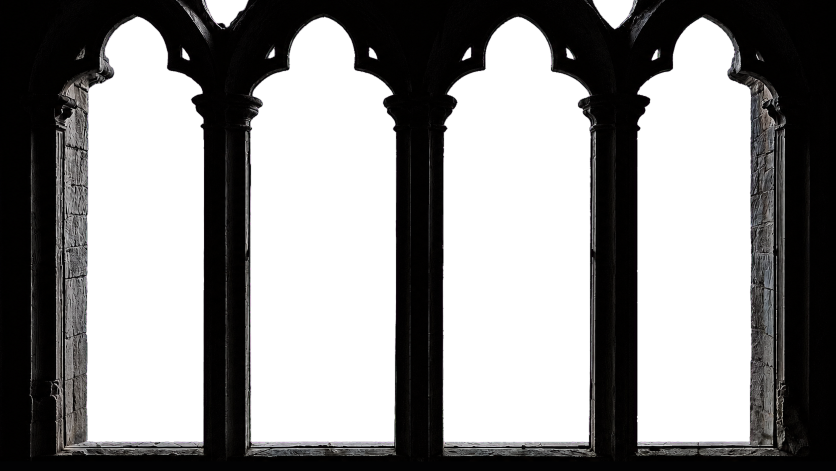
#> input picture Views/Medieval Storm Window/Assets/Photoreal Window/framic_arcade_v3_fitted.png, 1672 x 941 px (shown at 1/2 size)
$ python build_projected_window_v9.py
#> lines starting #> are read from the running program, lines starting #| are printed output that depends on the picture; after the words box and inside, x2 and y2 are one past the last pixel; in counts of white or black regions, pixels touching at a corner belong together
### tools/build_projected_window_v6.py
"""Build V6 with rigid analytic, photo-projected Gothic pillar forms.

V5 remains untouched. V6 keeps the calibrated photograph and side masonry,
but replaces the shallow five-support relief with three deliberately modelled
rounded central pillars. Every displaced vertex remains on its original
center-eye ray, so the source photograph is unchanged in the reference pose.
"""

from __future__ import annotations

import numpy as np

import build_projected_window_v5 as base


base.TEXTURE = base.ASSET_DIR / "framic_arcade_v6_projected_2x.png"
base.OUTPUT = base.ASSET_DIR / "framic_arcade_projected_v6.glb"
# Keep the useful side-wall depth while preventing the opening contours from
# extending far behind the explicit rounded pillar faces.
base.REVEAL_DEPTH = 0.014

PILLAR_CENTERS = (0.272, 0.502, 0.734)


def measured_pillar_edges() -> list[tuple[np.ndarray, np.ndarray, np.ndarray]]:
    """Measure the three support silhouettes between adjacent apertures."""
    source = base.clean_alpha(base.Image.open(base.SOURCE).convert("RGBA"))
#> in clean_alpha, rgba is the input picture: shape (941, 1672, 4); mean R, G, B, A 10.4, 9.8, 9.8, 123.8
#> in clean_alpha, `transparent = (rgba[:, :, 3] < ALPHA_THRESHOLD).astype(np.uint8)`:
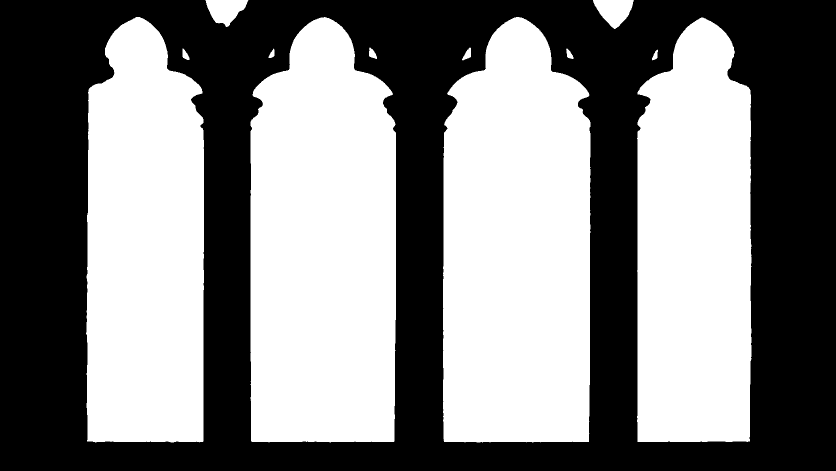
#> transparent: shape (941, 1672) (shown at 1/2 size); values 0 (black) and 1 (white), 51.4% white; 1 black region, box (x1, y1, x2, y2) and area: (0, 0, 1672, 941) 764192
#> in clean_alpha, `count, labels, stats, _ = cv2.connectedComponentsWithStats(transparent..`:
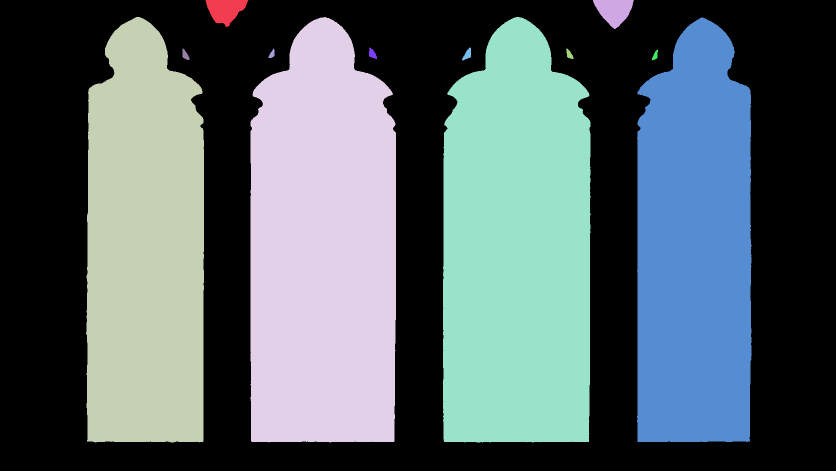
#> labels: shape (941, 1672) int32 (shown at 1/2 size); 13 distinct labels, from 0 to 12; one colour per label, 0 black
#> in clean_alpha, `count, labels, stats, _ = cv2.connectedComponentsWithStats(transparent..`: count = 13; stats = 13 rows, first 6: [0, 0, 1672, 941, 764192], [411, 0, 86, 54, 2895], [1186, 0, 82, 58, 2979], [172, 34, 236, 851, 180014], [501, 34, 291, 851, 222317], [886, 34, 295, 851, 224625]
#> after the loop in clean_alpha, `for label in range(1, count):`:
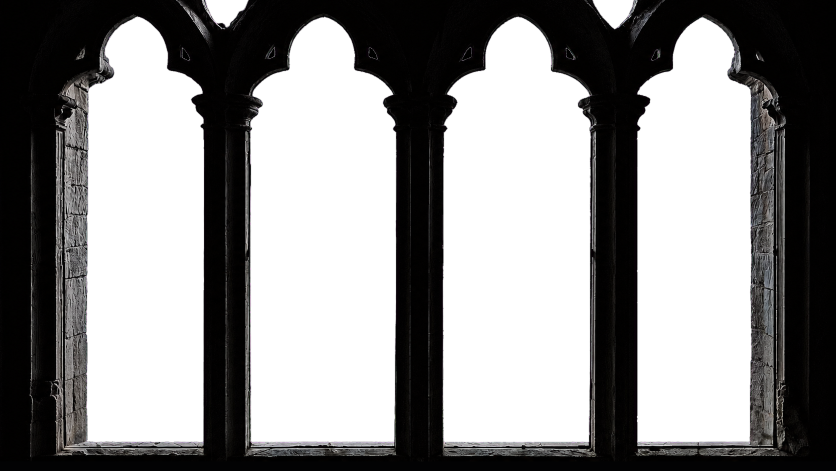
#> rgba: shape (941, 1672, 4) (shown at 1/2 size); 0.07% of pixels changed, all inside (x1, y1, x2, y2) = (365, 95, 1316, 121); transparent parts drawn white
    alpha = np.asarray(source, dtype=np.uint8)[:, :, 3]
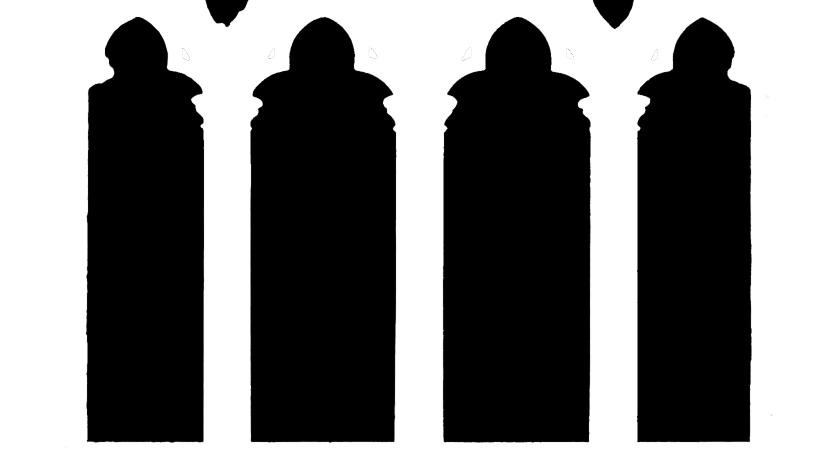
#> alpha: shape (941, 1672) (shown at 1/2 size); min 0, max 255, mean 123.9
    count, labels, stats, _ = base.cv2.connectedComponentsWithStats(
        (alpha < base.ALPHA_THRESHOLD).astype(np.uint8), 8
    )
#> labels: shape (941, 1672) int32; 7 distinct labels, from 0 to 6
#> count = 7; stats = [[0, 0, 1672, 941, 765304], [411, 0, 86, 54, 2895], [1186, 0, 82, 58, 2979], [172, 34, 236, 851, 180014], [501, 34, 291, 851, 222317], [886, 34, 295, 851, 224625], [1274, 35, 229, 849, 175218]]
    aperture_labels = [
        label
        for label in range(1, count)
        if int(stats[label, base.cv2.CC_STAT_AREA]) >= 100_000
    ]
#> aperture_labels = [3, 4, 5, 6]
    aperture_labels.sort(key=lambda label: int(stats[label, base.cv2.CC_STAT_LEFT]))
    if len(aperture_labels) != 4:
        raise RuntimeError(f"Expected four measured apertures, found {len(aperture_labels)}")

    rows = np.arange(source.height, dtype=np.float64) / (source.height - 1)
#> rows = 941 values from 0 to 1
    result: list[tuple[np.ndarray, np.ndarray, np.ndarray]] = []
    for left_label, right_label in zip(aperture_labels[:-1], aperture_labels[1:]):
        left_edge = np.full(source.height, np.nan, dtype=np.float64)
        right_edge = np.full(source.height, np.nan, dtype=np.float64)
        for y in range(source.height):
            left_pixels = np.flatnonzero(labels[y] == left_label)
            right_pixels = np.flatnonzero(labels[y] == right_label)
            if len(left_pixels) and len(right_pixels):
                left_edge[y] = (left_pixels.max() + 0.5) / (source.width - 1)
                right_edge[y] = (right_pixels.min() - 0.5) / (source.width - 1)
        valid = np.isfinite(left_edge) & np.isfinite(right_edge)
        valid &= (right_edge - left_edge) > 0.008
        valid &= (right_edge - left_edge) < 0.15
        if valid.sum() < 100:
            raise RuntimeError("Could not measure a continuous pillar silhouette")
        # Interpolation is only used inside the measured vertical support span;
        # the validity mask below prevents extrapolated geometry above it.
        left_filled = np.interp(rows, rows[valid], left_edge[valid])
        right_filled = np.interp(rows, rows[valid], right_edge[valid])
        vertical_valid = (rows >= rows[valid].min()) & (rows <= rows[valid].max())
        result.append((left_filled, right_filled, vertical_valid))
#> this loop made 3 passes
#> after the loop, result = 3 items
    return result


PILLAR_EDGES = measured_pillar_edges()
#> PILLAR_EDGES = 3 items


# [291 lines left out: functions rigid_pillar_depth, simple_return_mesh, build_pillar_closure, rectangle_mesh, perimeter_skirts, pillar_aware_reveal and 1 more, not called in this run]


# [2 lines that do not run on import are left out]

### tools/build_projected_window_v5.py
"""Build a clean, photo-projected Gothic window for head-tracked parallax.

The reference photograph remains authoritative from the calibrated center eye.
Only deliberately simple architectural forms provide depth: five analytic
rounded piers, a shallow facade, a stepped sill, and four connected aperture
returns. No depth map or runtime depth multiplier is used.
"""

from __future__ import annotations

from pathlib import Path
import struct

import cv2
import numpy as np
from PIL import Image, ImageFilter
import trimesh
from trimesh.visual.material import PBRMaterial
from trimesh.visual.texture import TextureVisuals


ROOT = Path(__file__).resolve().parents[1]
ASSET_DIR = ROOT / "Views/Medieval Storm Window/Assets/Photoreal Window"
SOURCE = ASSET_DIR / "framic_arcade_v3_fitted.png"
TEXTURE = ASSET_DIR / "framic_arcade_v5_projected_2x.png"
OUTPUT = ASSET_DIR / "framic_arcade_projected_v5.glb"

# Keep the photographic plate registered to the physical display plane. The
# original dimensions retain a modest crop beyond the 586.7 x 330.0 mm screen;
# do not compensate for a misplaced plate by enlarging the architecture.
PLATE_WIDTH = 0.65
PLATE_HEIGHT = 0.365625
# Plate and ViewBounds are both 16:9. At this exact eye distance the original
# 650 x 365.625 mm plate projects to the complete 586.692 x 330.014 mm display,
# preserving the full photographed sill without exposing an outer margin.
CALIBRATED_CAMERA_DISTANCE = 0.236935329100198
GRID_STEP = 4
SILL_REAR_V = 0.925
SILL_FRONT_V = 0.952
SILL_FRONT_DEPTH = 0.011
REVEAL_DEPTH = 0.022
ALPHA_THRESHOLD = 96


def smoothstep(edge0: float, edge1: float, value: np.ndarray) -> np.ndarray:
    t = np.clip((value - edge0) / max(edge1 - edge0, 1e-9), 0.0, 1.0)
    return t * t * (3.0 - 2.0 * t)


def clean_alpha(source: Image.Image) -> Image.Image:
    """Fill only keying pinholes; preserve the four apertures and roof gaps."""
    rgba = np.asarray(source, dtype=np.uint8).copy()
    transparent = (rgba[:, :, 3] < ALPHA_THRESHOLD).astype(np.uint8)
    count, labels, stats, _ = cv2.connectedComponentsWithStats(transparent, 8)
    for label in range(1, count):
        if int(stats[label, cv2.CC_STAT_AREA]) < 1000:
            rgba[labels == label, 3] = 255
    return Image.fromarray(rgba, "RGBA")


# [233 lines left out: functions clean_architectural_depth, source_ray_point, add_tangents, placeholder_material, build_front, opening_contours and 3 more, not called in this run]


# [2 lines that do not run on import are left out]

### tools/build_projected_window_v9.py
"""Build V9: a closed, image-registered Gothic arcade around V8 pillars.

V8 corrected the three freestanding supports, but the surrounding photograph
was still almost entirely a card.  V9 keeps those rigid world-space supports
and turns the rest of the photographed architecture into four deliberate
depth systems:

* an image-derived raised moulding around every opening;
* deep returns for the four apertures, roof gaps and small tracery holes;
* a stepped, closed stone sill rather than two disconnected strips; and
* a recessed masonry back plus closed outer jamb/top/bottom returns.

All photographed faces remain registered to the calibrated source camera.
Newly exposed return and closure faces use neutral stone materials at runtime.
"""

from __future__ import annotations

from dataclasses import dataclass

import cv2
import numpy as np

import build_projected_window_v8 as v8


v7 = v8.v7
v6 = v7.v6
base = v8.base

base.TEXTURE = base.ASSET_DIR / "framic_arcade_v9_projected_2x.png"
base.OUTPUT = base.ASSET_DIR / "framic_arcade_projected_v9.glb"

GRID_STEP = 3
WALL_BACK_Z = -0.024
MAIN_REVEAL_DEPTH = 0.024
ROOF_REVEAL_DEPTH = 0.017
TRACERY_REVEAL_DEPTH = 0.009

# These source rows follow the visible sill rather than inventing an oversized
# box.  Positive Z points toward the viewer/source camera.
SILL_PROFILE_V = np.asarray((0.925, 0.940, 0.952, 0.978, 1.0), dtype=np.float64)
SILL_PROFILE_Z = np.asarray((0.0004, 0.0045, 0.0115, 0.0115, 0.0055), dtype=np.float64)
SILL_BACK_Z = -0.014


@dataclass(frozen=True)
class Opening:
    contour: np.ndarray
    area: int
    kind: str


def clean_source() -> base.Image.Image:
    """Remove only genuine keying pinholes and retain authored tracery gaps."""
    source = base.Image.open(base.SOURCE).convert("RGBA")
    rgba = np.asarray(source, dtype=np.uint8).copy()
    transparent = (rgba[:, :, 3] < base.ALPHA_THRESHOLD).astype(np.uint8)
    count, labels, stats, _ = cv2.connectedComponentsWithStats(transparent, 8)
#> count = 13; stats = 13 rows, first 6: [0, 0, 1672, 941, 764192], [411, 0, 86, 54, 2895], [1186, 0, 82, 58, 2979], [172, 34, 236, 851, 180014], [501, 34, 291, 851, 222317], [886, 34, 295, 851, 224625]
    for label in range(1, count):
        if int(stats[label, cv2.CC_STAT_AREA]) < 100:
            rgba[labels == label, 3] = 255
    return base.Image.fromarray(rgba, "RGBA")


# [41 lines left out: functions openings, sample_field, not called in this run]


def facade_depth_field(source: base.Image.Image) -> np.ndarray:
    """Create clean raised stone bands from the alpha-authored silhouettes."""
    alpha = np.asarray(source, dtype=np.uint8)[:, :, 3]
    opaque = (alpha >= base.ALPHA_THRESHOLD).astype(np.uint8)
    distance = cv2.distanceTransform(opaque, cv2.DIST_L2, 5)
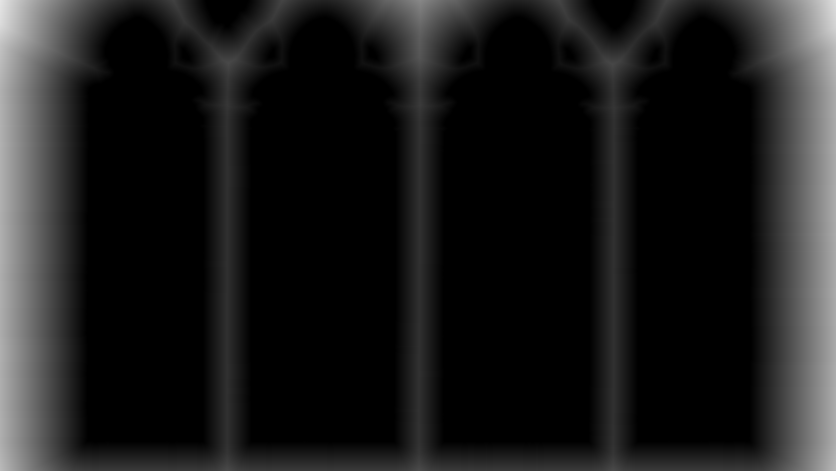
#> distance: shape (941, 1672) float32 (shown at 1/2 size); min 0, max 228.9, mean 27.4

    # A broad half-round band gives the arch and roof-V borders actual relief
    # without converting texture noise into unstable geometry.
    band = np.exp(-0.5 * np.square((distance - 7.0) / 5.0))
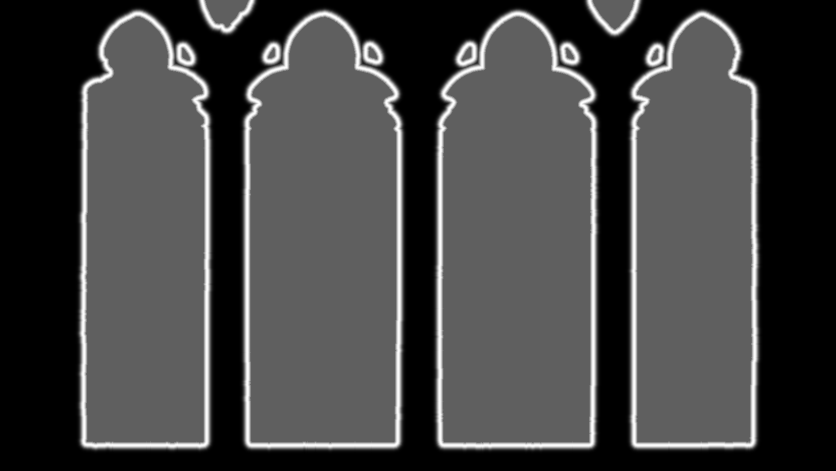
#> band: shape (941, 1672) float32 (shown at 1/2 size); min 0, max 1, mean 0.263
    band *= np.clip(distance / 2.0, 0.0, 1.0)
    yy = np.linspace(0.0, 1.0, alpha.shape[0], dtype=np.float64)[:, None]
#> yy = 941 values from 0 to 1
    amplitude = np.where(yy < 0.34, 0.0065, 0.0032)
    depth = 0.0004 + band * amplitude
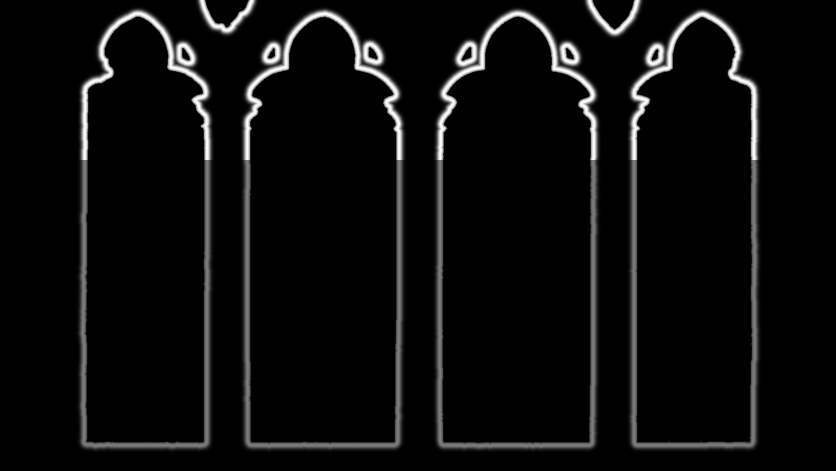
#> depth: shape (941, 1672) float64 (shown at 1/2 size); min 0.0004, max 0.0069, mean 0.000715; drawn with min black and max white

    # Keep broad masonry faces calm and planar.  The source normal map supplies
    # fine stone response later; this mesh represents architecture, not noise.
    depth[opaque == 0] = 0.0004
    return depth


# [218 lines left out: functions facade_axes, facade_cell_faces, build_facade_front, build_facade_back, contour_front_uv, build_opening_return and 4 more, not called in this run]


def add_geometry(scene: base.trimesh.Scene, geometry: base.trimesh.Trimesh) -> None:
    name = str(geometry.metadata["name"])
    scene.add_geometry(geometry, node_name=name, geom_name=name)


def build() -> None:
    source = clean_source()
    texture = source.resize(
        (source.width * 2, source.height * 2), base.Image.Resampling.LANCZOS
    )
    texture = texture.filter(base.ImageFilter.UnsharpMask(radius=0.55, percent=22, threshold=3))
    texture.save(base.TEXTURE, optimize=True)

    depth_field = facade_depth_field(source)
    scene = base.trimesh.Scene()
    add_geometry(scene, build_facade_front(source, depth_field))
    add_geometry(scene, build_sill_front(source))
    add_geometry(scene, build_facade_back(source))

    authored_openings = openings(source)
    for index, opening in enumerate(authored_openings, 1):
        add_geometry(scene, build_opening_return(source, opening, index, depth_field))

    for geometry in build_outer_returns(source, depth_field):
        add_geometry(scene, geometry)
    for geometry in build_sill_solid(source):
        add_geometry(scene, geometry)

    # V8 supports remain byte-for-byte generated by their camera-corrected,
    # fixed-axis implementation.
    for pillar_index in range(3):
        for geometry in (
            v8.vertical_pillar_surface(pillar_index, True),
            v8.vertical_pillar_surface(pillar_index, False),
            v8.horizontal_pillar_cap(pillar_index, True),
            v8.horizontal_pillar_cap(pillar_index, False),
        ):
            add_geometry(scene, geometry)

    for geometry in v6.perimeter_skirts():
        add_geometry(scene, geometry)

    base.OUTPUT.write_bytes(base.promote_tangent_semantic(scene.export(file_type="glb")))
    triangles = sum(len(geometry.faces) for geometry in scene.geometry.values())
    kinds = {kind: sum(opening.kind == kind for opening in authored_openings) for kind in ("main", "roof", "tracery")}
    print(f"Wrote {base.TEXTURE.relative_to(base.ROOT)} ({texture.width}x{texture.height})")
    print(f"Wrote {base.OUTPUT.relative_to(base.ROOT)}")
    print(f"V9: {triangles:,} triangles; openings={kinds}")
    print("V9: image-derived arch/V moulding <= 6.9mm")
    print("V9: closed sill 11.5mm forward / 14mm back")
    print("V9: masonry body and all authored opening returns extend to 24mm back")


if __name__ == "__main__":
    build()
#> (the call stopped at in build, `scene = base.trimesh.Scene()`: trimesh is not available in this run)
